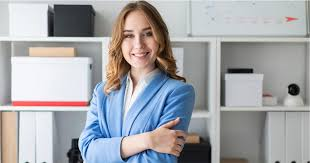
#> input picture Actividad1/Imagen1.jfif, 310 x 163 px
$ python Actividad1DeepLearning.py
#> lines starting #> are read from the running program, lines starting #| are printed output that depends on the picture
import cv2
import matplotlib.pyplot as plt

def main():
    foldpath = ""

    img1path = foldpath + "Imagen1.jfif"
    img1 = cv2.imread(img1path, 0)
#> img1: shape (163, 310); min 0, max 255, mean 166

    img2path = foldpath + "Imagen2.jpg"
    img2 = cv2.imread(img2path, 0)
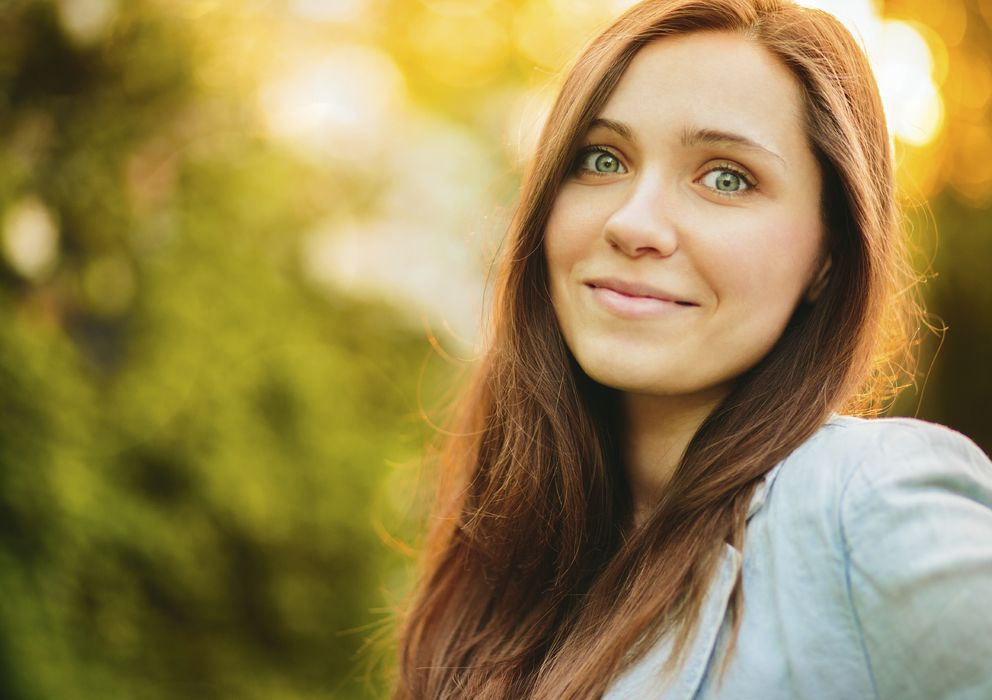
#> input picture Actividad1/Imagen2.jpg, 992 x 700 px
#> img2: shape (700, 992); min 11, max 255, mean 132.7

    img3path = foldpath + "Imagen3.jpg"
    img3 = cv2.imread(img3path, 0)
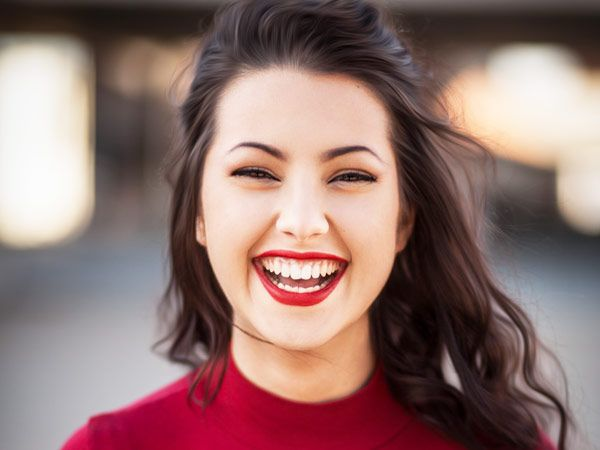
#> input picture Actividad1/Imagen3.jpg, 600 x 450 px
#> img3: shape (450, 600); min 0, max 255, mean 123.3

    img4path = foldpath + "Imagen4.jpg"
    img4 = cv2.imread(img4path, 0)
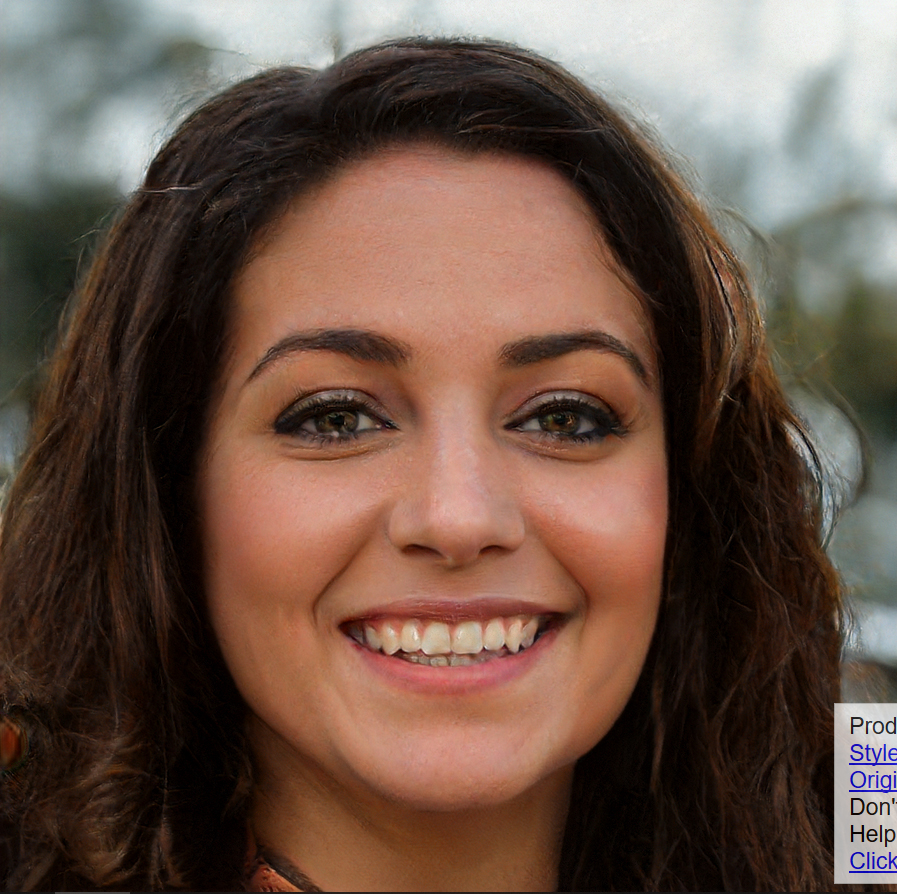
#> input picture Actividad1/Imagen4.jpg, 897 x 894 px
#> img4: shape (894, 897); min 0, max 247, mean 88.8

    img5path = foldpath + "Imagen5.jpg"
    img5 = cv2.imread(img5path, 0)
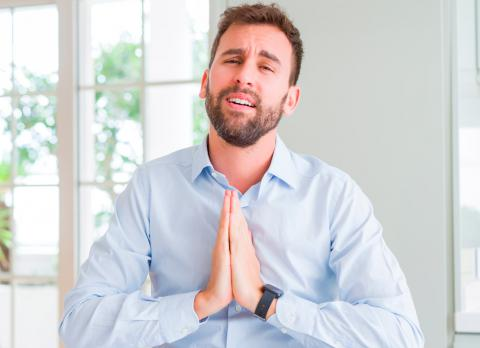
#> input picture Actividad1/Imagen5.jpg, 480 x 348 px
#> img5: shape (348, 480); min 17, max 255, mean 212

    img6path = foldpath + "Imagen6.jfif"
    img6 = cv2.imread(img6path, 0)
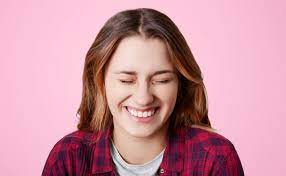
#> input picture Actividad1/Imagen6.jfif, 286 x 176 px
#> img6: shape (176, 286); min 0, max 253, mean 165.8

    img7path = foldpath + "Imagen7.jfif"
    img7 = cv2.imread(img7path, 0)

    img8path = foldpath + "Imagen8.jfif"
    img8 = cv2.imread(img8path, 0)

    img9path = foldpath + "Imagen9.jpg"
    img9 = cv2.imread(img9path, 0)

    img1 = cv2.resize(img1, (500,400))
#> img1: shape (400, 500)
    img2 = cv2.resize(img2, (500,400))
#> img2: shape (400, 500)
    img3 = cv2.resize(img3, (500,400))
#> img3: shape (400, 500)
    img4 = cv2.resize(img4, (500,400))
#> img4: shape (400, 500)
    img5 = cv2.resize(img5, (500,400))
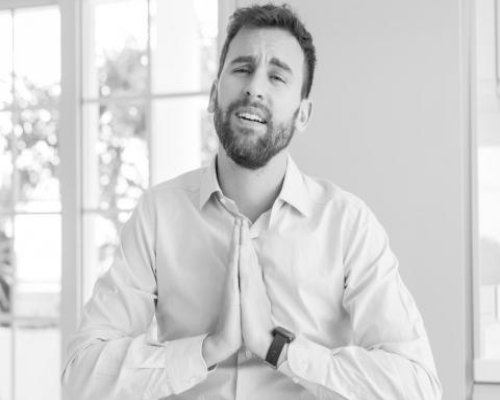
#> img5: shape (400, 500); min 20, max 255, mean 211.9
    img6 = cv2.resize(img6, (500,400))
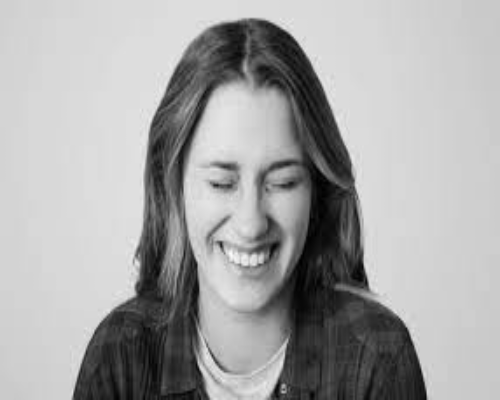
#> img6: shape (400, 500); min 0, max 251, mean 165.7
#> (the run stopped early here; a loop or call above may not have finished)
